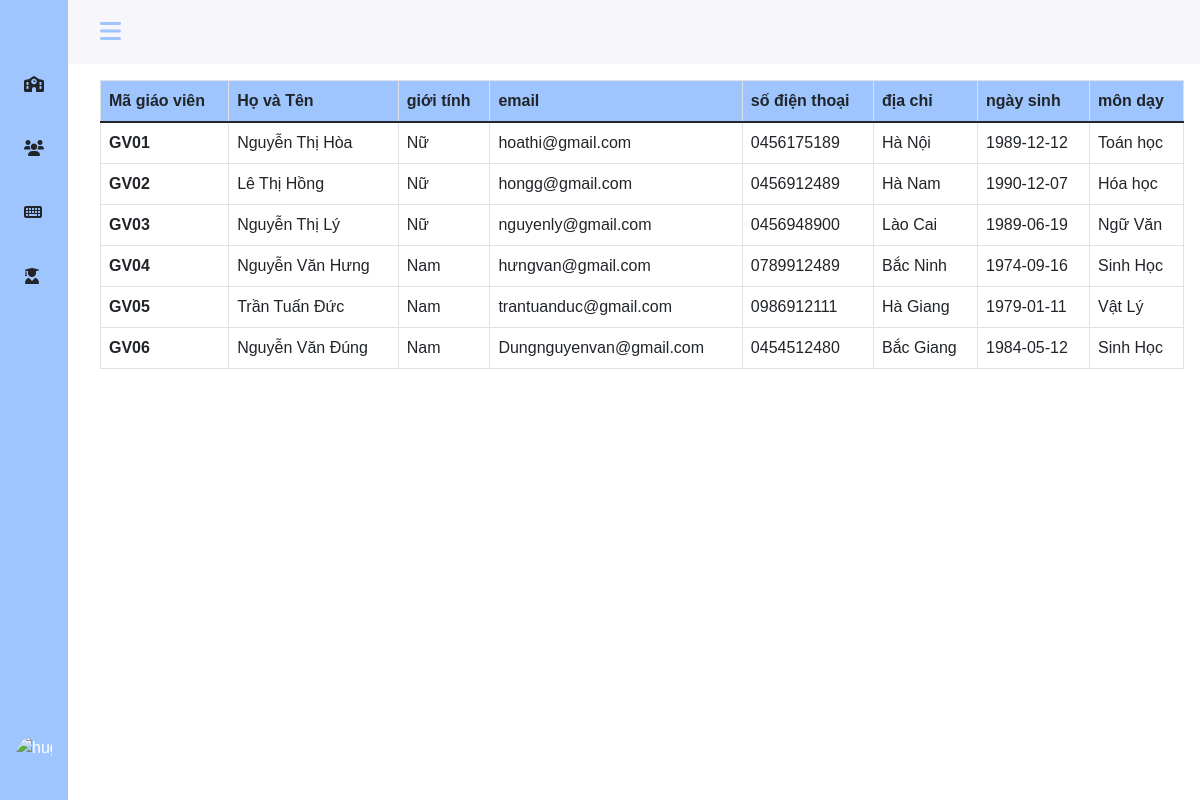
/teacher/list-teacher.php (signed in), run on an earlier commit of the app's database.
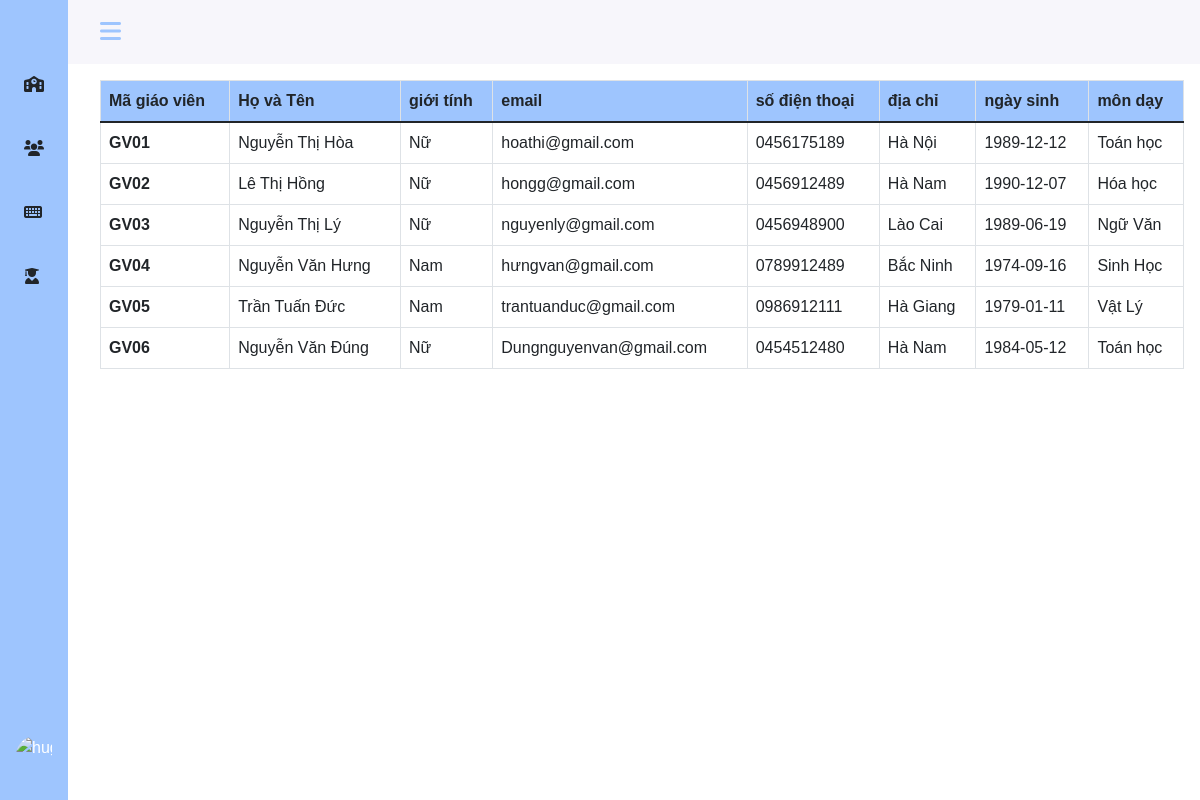
And on a later commit of the database.
### tables this page shows
CREATE TABLE `teachers` (
  `teach_id` varchar(10) NOT NULL,
  `teach_name` varchar(30) NOT NULL,
  `teach_email` varchar(100) DEFAULT NULL,
  `teach_phone` tinytext NOT NULL,
  `teach_address` varchar(20) NOT NULL,
  `teach_gender` tinyint(1) DEFAULT NULL,
  `teach_birth` date DEFAULT NULL,
  `sb_id` varchar(11) NOT NULL
);

CREATE TABLE `subjects` (
  `sb_id` varchar(10) NOT NULL,
  `sb_name` varchar(30) NOT NULL
);

### teacher/list-teacher.php (the view, shortened to what this page needs)
<?php
include './sidebar.php';
?>
<div class="col py-3">
    <div class="col-md-12" style="width:100% ; overflow: auto; height: auto">
        <table class="table table-bordered">
            <thead>
                <tr style="background-color: #9ec5fe;">
                    <th scope="col">Mã giáo viên</th>
                    <th scope="col">Họ và Tên</th>
                    <th scope="col">giới tính</th>
                    <th scope="col">email</th>
                    <th scope="col">số điện thoại</th>
                    <th scope="col">địa chỉ</th>
                    <th scope="col">ngày sinh</th>
                    <th scope="col">môn dạy</th>
                </tr>
            </thead>
            <tbody>
                <?php
                include "../config.php";
                $sql = "SELECT * FROM teachers t, subjects sb
                        WHERE t.sb_id = sb.sb_id";
                $result = mysqli_query($conn, $sql);
                if (mysqli_num_rows($result) > 0) {
                    while ($row = mysqli_fetch_assoc($result)) {
                ?>
                        <tr>
                            <th scope="row"><?php echo $row['teach_id']; ?> </th>
                            <td><?php echo $row['teach_name']; ?></td>
                            <td><?php echo ($row['teach_gender'] == 1 ? "Nam" : "Nữ"); ?></td>
                            <td><?php echo $row['teach_email']; ?></td>
                            <td><?php echo $row['teach_phone']; ?></td>
                            <td><?php echo $row['teach_address']; ?></td>
                            <td><?php echo $row['teach_birth']; ?></td>
                            <td><?php echo $row['sb_name']; ?></td>
                        </tr>
                <?php
                    }
                }
                ?>
            </tbody>
        </table>
    </div>
</div>
<?php
include './footer.php';
?>

### teacher/sidebar.php (shortened to what this page needs)
<?php
$client_user = $_SESSION['current_user'];
?>
<!DOCTYPE html>
<html lang="en">
<head>
    <link href="https://cdn.jsdelivr.net/npm/bootstrap@5.1.3/dist/css/bootstrap.min.css" rel="stylesheet">
    <link rel="stylesheet" href="https://cdnjs.cloudflare.com/ajax/libs/font-awesome/6.0.0-beta2/css/all.min.css">
    <link rel="stylesheet" href="../assets/css/style.css">
</head>
<body id="body-pd">
    <header class="header" id="header">
        <div class="header_toggle"> <i class="fas fa-bars text" style="color: #9ec5fe;" id="header-toggle"></i> </div>
    </header>
    <div class="l-navbar" style="background-color: #9ec5fe;" id="nav-bar">
        <nav class="nav">
            <div>
                <span class=" nav_logo nav_logo-name"></span>
                <div class="nav_list">
                    <a href="./list-teacher.php" class="nav_link "> <i class="fas fa-school "></i> <span class="nav_name">Home</span> </a>
                    <a href="./list-student.php" class="nav_link"> <i class="fas fa-users "></i> <span class="nav_name">lớp học</span> </a>
                    <a href="./mark.php" class="nav_link"> <i class="fas fa-keyboard "></i> <span class="nav_name">nhập điểm</span> </a>
                    <a href="./index-message.php?user_name=<?php echo $client_user['user_name']?>" class="nav_link"> <i class="fas fa-user-graduate "></i> <span class="nav_name">Tương tác</span> </a>
                </div>
            </div>
            <div class="dropdown pb-4 ps-3">
                <a href="#" class="d-flex align-items-center text-white text-decoration-none dropdown-toggle" id="dropdownUser1" data-bs-toggle="dropdown" aria-expanded="false">
                    <img src="https://avatars.githubusercontent.com/u/90234391?s=48&v=4" alt="hugenerd" class=" header_img rounded-circle">
                </a>
            </div>
        </nav>
    </div>

### teacher/footer.php (shortened to what this page needs)
</body>
</html>

### assets/css/style.css (style rules this page uses)
* { padding: 0; margin: 0; box-sizing: border-box; }
:root { --header-height: 3rem; --nav-width: 68px; --first-color: #4723D9; --first-color-light: #AFA5D9; --white-color: #F7F6FB; --body-font: 'Nunito', sans-serif; --normal-font-size: 1rem; --z-fixed: 100 }
body { position: relative; margin: var(--header-height) 0 0 0; padding: 0 1rem; font-family: var(--body-font); font-size: var(--normal-font-size); transition: .5s }
a { text-decoration: none }
.header { width: 100%; height: var(--header-height); position: fixed; top: 0; left: 0; display: flex; align-items: center; justify-content: space-between; padding: 0 1rem; background-color: var(--white-color); z-index: var(--z-fixed); transition: .5s }
.header_toggle { color: var(--first-color); font-size: 1.5rem; cursor: pointer }
.header_img { width: 35px; height: 35px; display: flex; justify-content: center; border-radius: 50%; overflow: hidden }
.l-navbar { position: fixed; top: 0; left: -30%; width: var(--nav-width); height: 100vh; background-color: var(--first-color); padding: .5rem 1rem 0 0; transition: .5s; z-index: var(--z-fixed) }
.nav { height: 100%; display: flex; flex-direction: column; justify-content: space-between; overflow: hidden }
.nav_logo, .nav_link { display: grid; grid-template-columns: max-content max-content; align-items: center; column-gap: 1rem; padding: .5rem 0 .5rem 1.5rem }
.nav_logo { margin-bottom: 2rem }
.nav_logo-name { color: var(--white-color); font-weight: 700 }
.nav_link { position: relative; color: var(--first-color-dark); margin-bottom: 1.5rem; transition: .3s }
@media screen and (min-width: 768px) { body { margin: calc(var(--header-height) + 1rem) 0 0 0; padding-left: calc(var(--nav-width) + 2rem) } }
@media screen and (min-width: 768px) { .header { height: calc(var(--header-height) + 1rem); padding: 0 2rem 0 calc(var(--nav-width) + 2rem) } }
@media screen and (min-width: 768px) { .header_img { width: 40px; height: 40px } }
@media screen and (min-width: 768px) { .l-navbar { left: 0; padding: 1rem 1rem 0 0 } }

What changed in the data, as far as the page shows it:
changed teachers "GV06": teach_address "Bắc Giang" → "Hà Nam"; sb.sb_name "Sinh Học" → "Toán học"; teach_gender "Nam" → "Nữ"
